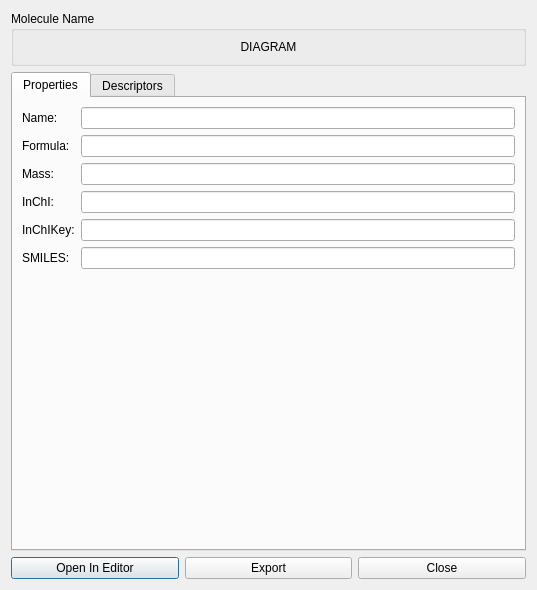
<?xml version="1.0" encoding="UTF-8"?>
<ui version="4.0">
 <class>MoleculeDetailDialog</class>
 <widget class="QDialog" name="MoleculeDetailDialog">
  <property name="geometry">
   <rect>
    <x>0</x>
    <y>0</y>
    <width>537</width>
    <height>590</height>
   </rect>
  </property>
  <property name="windowTitle">
   <string>Molecule Details</string>
  </property>
  <layout class="QVBoxLayout" name="verticalLayout_2">
   <item>
    <widget class="QGroupBox" name="diagramGroupBox">
     <property name="title">
      <string>Molecule Name</string>
     </property>
     <layout class="QVBoxLayout" name="verticalLayout_3">
      <item>
       <widget class="QLabel" name="diagramLabel">
        <property name="text">
         <string>DIAGRAM</string>
        </property>
        <property name="alignment">
         <set>Qt::AlignCenter</set>
        </property>
       </widget>
      </item>
     </layout>
    </widget>
   </item>
   <item>
    <widget class="QTabWidget" name="tabWidget">
     <property name="currentIndex">
      <number>0</number>
     </property>
     <widget class="QWidget" name="propertiesTab">
      <attribute name="title">
       <string>Properties</string>
      </attribute>
      <layout class="QVBoxLayout" name="verticalLayout">
       <item>
        <layout class="QFormLayout" name="formLayout">
         <property name="fieldGrowthPolicy">
          <enum>QFormLayout::ExpandingFieldsGrow</enum>
         </property>
         <item row="0" column="0">
          <widget class="QLabel" name="nameLabel">
           <property name="text">
            <string>Name:</string>
           </property>
          </widget>
         </item>
         <item row="0" column="1">
          <widget class="QLineEdit" name="nameLineEdit">
           <property name="readOnly">
            <bool>true</bool>
           </property>
          </widget>
         </item>
         <item row="1" column="0">
          <widget class="QLabel" name="formulaLabel">
           <property name="text">
            <string>Formula:</string>
           </property>
          </widget>
         </item>
         <item row="1" column="1">
          <widget class="QLineEdit" name="formulaLineEdit">
           <property name="readOnly">
            <bool>true</bool>
           </property>
          </widget>
         </item>
         <item row="2" column="0">
          <widget class="QLabel" name="massLabel">
           <property name="text">
            <string>Mass:</string>
           </property>
          </widget>
         </item>
         <item row="2" column="1">
          <widget class="QLineEdit" name="massLineEdit">
           <property name="readOnly">
            <bool>true</bool>
           </property>
          </widget>
         </item>
         <item row="3" column="0">
          <widget class="QLabel" name="inchiLabel">
           <property name="text">
            <string>InChI:</string>
           </property>
          </widget>
         </item>
         <item row="3" column="1">
          <widget class="QLineEdit" name="inchiLineEdit">
           <property name="readOnly">
            <bool>true</bool>
           </property>
          </widget>
         </item>
         <item row="4" column="0">
          <widget class="QLabel" name="inchikeyLabel">
           <property name="text">
            <string>InChIKey:</string>
           </property>
          </widget>
         </item>
         <item row="4" column="1">
          <widget class="QLineEdit" name="inchikeyLineEdit">
           <property name="readOnly">
            <bool>true</bool>
           </property>
          </widget>
         </item>
         <item row="6" column="1">
          <widget class="QLineEdit" name="smilesLineEdit">
           <property name="readOnly">
            <bool>true</bool>
           </property>
          </widget>
         </item>
         <item row="6" column="0">
          <widget class="QLabel" name="smilesLabel">
           <property name="text">
            <string>SMILES:</string>
           </property>
          </widget>
         </item>
         <item row="7" column="1">
          <spacer name="verticalSpacer">
           <property name="orientation">
            <enum>Qt::Vertical</enum>
           </property>
           <property name="sizeHint" stdset="0">
            <size>
             <width>20</width>
             <height>40</height>
            </size>
           </property>
          </spacer>
         </item>
        </layout>
       </item>
      </layout>
     </widget>
     <widget class="QWidget" name="descriptorsTab">
      <attribute name="title">
       <string>Descriptors</string>
      </attribute>
      <layout class="QVBoxLayout" name="verticalLayout_4">
       <item>
        <widget class="QTableWidget" name="descriptorsTableWidget">
         <property name="editTriggers">
          <set>QAbstractItemView::NoEditTriggers</set>
         </property>
         <property name="alternatingRowColors">
          <bool>true</bool>
         </property>
         <property name="selectionMode">
          <enum>QAbstractItemView::SingleSelection</enum>
         </property>
         <property name="selectionBehavior">
          <enum>QAbstractItemView::SelectRows</enum>
         </property>
         <attribute name="horizontalHeaderStretchLastSection">
          <bool>true</bool>
         </attribute>
         <attribute name="verticalHeaderVisible">
          <bool>false</bool>
         </attribute>
        </widget>
       </item>
      </layout>
     </widget>
    </widget>
   </item>
   <item>
    <layout class="QHBoxLayout" name="buttonLayout">
     <item>
      <widget class="QPushButton" name="openInEditorButton">
       <property name="text">
        <string>Open In Editor</string>
       </property>
      </widget>
     </item>
     <item>
      <widget class="QPushButton" name="exportButton">
       <property name="text">
        <string>Export</string>
       </property>
      </widget>
     </item>
     <item>
      <widget class="QPushButton" name="closeButton">
       <property name="text">
        <string>Close</string>
       </property>
      </widget>
     </item>
    </layout>
   </item>
  </layout>
 </widget>
 <resources/>
 <connections/>
</ui>
